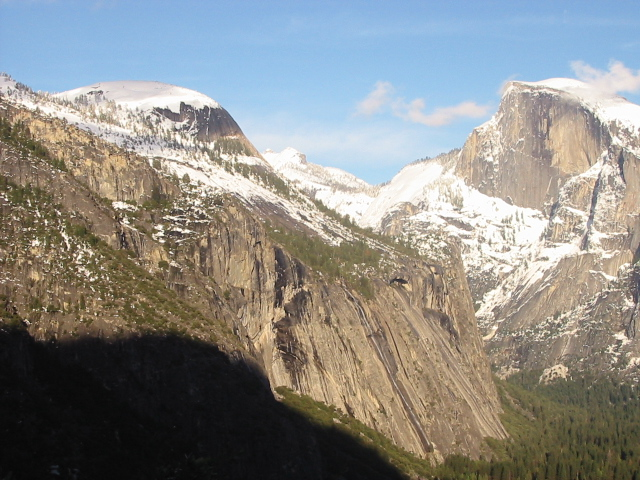
#> input picture P3/imagenes/Yosemite1.jpg, 640 x 480 px
$ python practica3.py   (older library calls are emulated)
#> lines starting #> are read from the running program, lines starting #| are printed output that depends on the picture
#> in read_image, `img = cv2.imread(file_name, depth)`:
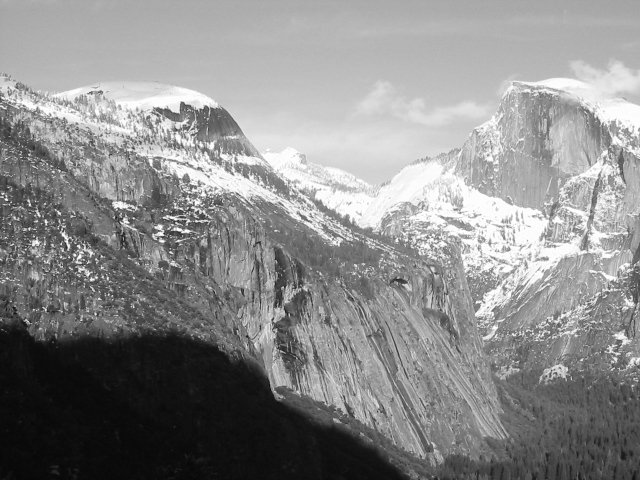
#> img: shape (480, 640); min 6, max 255, mean 138.9
# -*- coding: utf-8 -*-

import numpy as np
import matplotlib.pyplot as plt
import cv2

###############################################################################
# 							Funciones auxiliares                              #
###############################################################################

def read_image(file_name, depth):
    """
    Funcion que carga una imagen con la profundidad especificada

    Args:
        file_name: Nombre de la imagen a cargar
        depth: Profundiad (1 color, 0 ByN)
    Return:
        Devuelve una imagen en float64
    """
    # Cargar imagen
    img = cv2.imread(file_name, depth)

    # Transformar imagen a float64
    img = transform_img_float32(img)
#> in read_image, img is the input picture: shape (480, 640, 3); mean B, G, R 135.4, 139.3, 139.5

    return img


def transform_img_float32(img):
    """
    Funcion que pasa una imagen a float32.

    Args:
        img: Imagen a transformar
    Return:
        Devuelve una imagen en float64
    """

    # Copiar la imagen y convertirla a float32
    transformed = np.copy(img)
    transformed = transformed.astype(np.float32)

    return transformed


# [51 lines left out: functions transform_img_uint8, transform_img_uint8_RGB, not called in this run]


def apply_kernel(img, kx, ky):
    """
    Funcion que aplica un kernel separable sobre una imagen, realizando una
    convolucion

    Args:
        img: Imagen sobre la que aplicar el filtro
        kx: Kernel en el eje X
        ky: Kernel en el eje Y
    Return:
        Devuelve una imagen filtrada
    """
    # Hacer el flip a los kernels para aplicarlos como una convolucion
    kx_flip = np.flip(kx)
    ky_flip = np.flip(ky)

    # Realizar la convolucion
    conv_x = cv2.filter2D(img, -1, kx_flip.T)
    conv = cv2.filter2D(conv_x, -1, ky_flip)

    return conv


def gaussian_kernel(img, ksize, sigma):
    """
    Funcion que aplica un kernel Gaussiano sobre una imagen.

    Args:
        img: Imagen sobre la que aplicar el kernel
        ksize: Tamaño del kernel
        sigma: Valor de sigma
    Return:
        Devuelve una imagen sobre la que se ha aplicado un kernel Gaussiano
    """
    # Obtener un kernel para cada eje
    kernel_x = cv2.getGaussianKernel(ksize, sigma)
    kernel_y = cv2.getGaussianKernel(ksize, sigma)

    # Aplicar kernel Gaussiano
    gauss = apply_kernel(img, kernel_x, kernel_y)

    return gauss


def derivative_kernel(img, ksize, dx, dy):
    """
    Funcion que aplica un kernel de derivadas a una imagen.

    Args:
        img: Imagen sobre la que aplicar el kernel.
        ksize: Tamaño del kernel
        dx: Numero de derivadas que aplicar sobre el eje X.
        dy: Numero de derivadas que aplicar sobre el eje Y.
    Return:
        Devuelve una imagen sobre la que se ha aplicado el filtro de derivadas.
    """
    # Obtener los kernels que aplicar a cada eje (es descomponible porque es
    # el kernel de Sobel)
    kx, ky = cv2.getDerivKernels(dx, dy, ksize, normalize=True)

    # Aplicar los kernels sobre la imagen
    der = apply_kernel(img, kx, ky)

    return der


# [16 lines left out: function visualize_image, not called in this run]


def non_max_supression(img, block_size):
    """
    Funcion que realiza la supresion de no maximos dada una imagen de entrada

    Args:
        img: Imagen sobre la que realizar la supresion de no maximos
        block_size: Tamaño del bloque
    Return:
        Devuelve una nueva imagen sobre la que se han suprimido los maximos
    """
    # Crear imagen inicial para la supresion de maximos (inicializada a 0)
    supressed_img = np.zeros_like(img)

    region_range = block_size // 2

    # Para cada pixel, aplicar una caja 3x3 para determinar el maximo local
    for i,j in np.ndindex(img.shape):
        # Obtener la region 3x3 (se consideran los bordes para que la caja
        # tenga el tamaño adecuado, sin salirse)
        region = img[max(i-region_range, 0):i+region_range+1, max(j-region_range, 0):j+region_range+1]

        # Obtener el valor actual y el maximo de la region
        current_val = img[i, j]
        max_val = np.max(region)

        # Si el valor actual es igual al maximo, copiarlo en la imagen
        # de supresion de no maximos
        if max_val == current_val:
            supressed_img[i, j] = current_val

    return supressed_img


###############################################################################
#                   Apartado 1: Deteccion de puntos de Harris                 #
###############################################################################

def compute_gaussian_pyramid(img, n_octaves):
    """
    Funcion que permite calcular una piramide Gaussiana de n_octaves escalas

    Args:
        img: Imagen de la que extraer la piramide
        n_octaves: Numero de octavas que tiene que tener la piramide
    Return:
        Devuleve la piramide Gaussiana de la imagen de entrada
    """
    # Crear lista que contendra la piramide Gaussiana
    # Inicialmente contiene la imagen de entrada (el nivel mas bajo)
    gauss_pyr = [img]

    # Obtener piramide
    for i in range(1, n_octaves):
        gauss_pyr.append(cv2.pyrDown(gauss_pyr[i-1]))

    return gauss_pyr


def compute_derivative_pyramids(img, ksize_der, n_octaves, sigma=4.5):
    """
    Funcion que calcula las piramides Gaussianas de las derivadas en los
    ejes X e Y dada una imagen de entrada. La imagen de entrada ese alisada
    inicialmente con un filtro Gaussiano de sigma 4.5

    Args:
        img: Imagen de la que extraer las piramides de las derivadas
        ksize_der: Tamaño del kernel de la derivada
        n_octaves: Numero de imagenes que compondran las piramides
        sigma: Sigma del alisamiento Gaussiano (default: 4.5)
    Return:
        Devuelve dos listas, una para la piramide de las derivadas en el eje
        X y otra para la piramide de las derivadas en el eje Y
    """
    # Aplicar alisamiento Gaussiano
    smooth = gaussian_kernel(img, int(3*sigma) * 2 + 1, sigma)

    # Calcular derivadas
    dx = derivative_kernel(smooth, ksize_der, 1, 0)
    dy = derivative_kernel(smooth, ksize_der, 0, 1)

    # Añadir derivadas a las correspondiendtes listas
    dx_pyr = [dx]
    dy_pyr = [dy]

    # Crear piramide
    for i in range(1, n_octaves):
        dx_pyr.append(cv2.pyrDown(dx_pyr[i-1]))
        dy_pyr.append(cv2.pyrDown(dy_pyr[i-1]))

    return dx_pyr, dy_pyr


def compute_points_of_interest(img, block_size, ksize):
    """
    Funcion que calucla los puntos de interes dada una imagen de entrada.
    Dichos puntos de interes son calculados mediante el operador de Harris.

    Args:
        img: Imagen de la que sacar los puntos de interes
        block_size: Tamaño del bloque que se va a tener en cuenta a la hora de
                    calcular los valores singulares.
        ksize: Tamaño del operador de Sobel
    Return:
        Devuelve una imagen del mismo tamaño que la entrada que contiene los
        puntos de interes calculados con el operador de Harris
    """
    # Obtener valores singulares y vectores asociados
    sv_vectors = cv2.cornerEigenValsAndVecs(img, block_size, ksize)

    # Quedarse solo con los valores singulares
    # Los valores singulares son los dos primeros valores de la matriz
    sv = sv_vectors[:, :, :2]

    # Calcular valor de cada píxel como \frac{lamb1 * lamb2}{lamb1 + lamb2}
    # Ahí donde el denominador sea 0, se pone un 0, para evitar que se calcule
    # un infinito
    prod_vals = np.prod(sv, axis=2)
    sum_vals = np.sum(sv, axis=2)
    points_interest = np.divide(prod_vals,
        sum_vals,
        out=np.zeros_like(img),
        where=sum_vals!=0.0
    )

    return points_interest


def threshold_points_of_interest(points, threshold):
    """
    Funcion que aplica un umbral sobre una imagen, poniendo los pixels por
    debajo del umbral a 0

    Args:
        points: Puntos/Imagen sobre la que aplicar la umbralizacion
        threshold: Valor umbral
    Return:
        Devuelve una imagen en la que los valores por debajo del umbral han
        sido puestos a 0
    """
    points[points < threshold] = 0.0


def compute_orientation(dx_grad, dy_grad):
    """
    Funcion que calcula la orientacion del gradiente de una serie de puntos

    Args:
        dx_grad: Derivadas en el eje X
        dy_grad: Derivadas en el eje Y
    Return:
        Devuelve un array en el que estan las orientaciones de todos los
        pares de gradientes de dx_grad y dy_grad. Las orientaciones estan
        en grados, y se encuentran en el rango [0, 360)
    """
    # Obtener vectores u y sus normas
    u = np.concatenate([dx_grad.reshape(-1,1), dy_grad.reshape(-1,1)], axis=1)
    u_norm = np.linalg.norm(u, axis=1)

    # Calcular vectores [cos \theta, sen \theta]
    vec_cos_sen = u / u_norm.reshape(-1, 1)
    cos_vals = vec_cos_sen[:, 0]
    sen_vals = vec_cos_sen[:, 1]

    # Calcular sen/cos arreglando posibles errores como 0/0 y x/0
    # Se arreglan los errores poniendolos a 0.0
    orientations = np.divide(sen_vals,
        cos_vals,
        out=np.zeros_like(sen_vals),
        where=cos_vals!=0.0
    )

    # Obtener \theta usando arcotangente (resultado en radianes
    # entre [-pi/2, pi/2])
    orientations_rad = np.arctan(orientations)

    # Obtener angulos y arreglarlos (sumar 180º en caso de que cos < 0
    # y pasarlos al rango [0, 360], eliminando negativos)
    orientations_degrees = np.degrees(orientations_rad)
    orientations_degrees[cos_vals < 0.0] += 180.0
    orientations_degrees[orientations_degrees < 0.0] += 360.0

    return orientations_degrees


def harris_corner_detection(img, block_size, window_size, ksize_der,
                            n_octaves, threshold=10.0):
    """
    Funcion que detecta los puntos de Harris de una imagen a distintas
    escaslas.

    Args:
        img: Imagen de la que se quieren extraer los puntos de Harris
        block_size: Tamaño del bloque que se va a tener en cuenta a la hora de
                    calcular los valores singulares.
        window_size: Tamaño de la ventana al realizar la supresion de no
                     maximos
        ksize_der: Tamaño del operador de Sobel (utilizado en el calculo
                   de los valores singulares)
        n_octaves: Numero de octavas/escalas de la imagen de la que sacar
                   puntos
        threshold: Umbral utilizado para eliminar todos los valores inferiores
                   a este.
    Return:
        Devuelve dos listas: una que contiene los keypoints extraidos y otra
        que contiene los keypoints corregidos
    """
#> called with block_size = 5, window_size = 3, ksize_der = 3, n_octaves = 5, threshold = 10
    # Obtener piramide gaussiana de la imagen
    img_pyr = compute_gaussian_pyramid(img, n_octaves)
#> after the loop in compute_gaussian_pyramid, `for i in range(1, n_octaves):`: gauss_pyr = 5 items
#> img_pyr = 5 items

    # Obtener piramides de las derivadas
    dx_pyr, dy_pyr = compute_derivative_pyramids(img, ksize_der, n_octaves)
#> in gaussian_kernel, `kernel_x = cv2.getGaussianKernel(ksize, sigma)`: kernel_x = 27 values, max 0.0889 at index 13, min 0.00137 at index 0, mean 0.037
#> in gaussian_kernel, `kernel_y = cv2.getGaussianKernel(ksize, sigma)`: kernel_y has the same summary as kernel_x
#> in apply_kernel, `kx_flip = np.flip(kx)`: kx_flip has the same summary as kernel_x in gaussian_kernel
#> in apply_kernel, `ky_flip = np.flip(ky)`: ky_flip has the same summary as kernel_x in gaussian_kernel
#> in apply_kernel, `conv = cv2.filter2D(conv_x, -1, ky_flip)`:
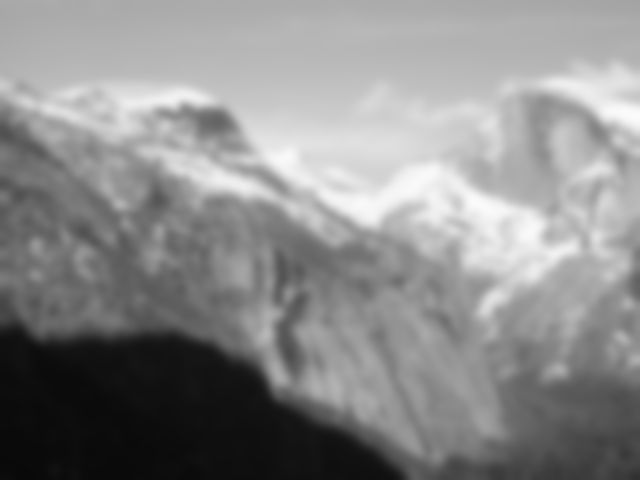
#> conv: shape (480, 640) float32; min 9.22, max 251.5, mean 138.9
#> in derivative_kernel, `kx, ky = cv2.getDerivKernels(dx, dy, ksize, normalize=True)`: kx = [-0.5, 0, 0.5]; ky = [0.25, 0.5, 0.25]
#> in apply_kernel (call 2), `kx_flip = np.flip(kx)`: kx_flip = [0.5, 0, -0.5]
#> in apply_kernel (call 2), `ky_flip = np.flip(ky)`: ky_flip = [0.25, 0.5, 0.25]
#> in apply_kernel (call 2), `conv_x = cv2.filter2D(img, -1, kx_flip.T)`:
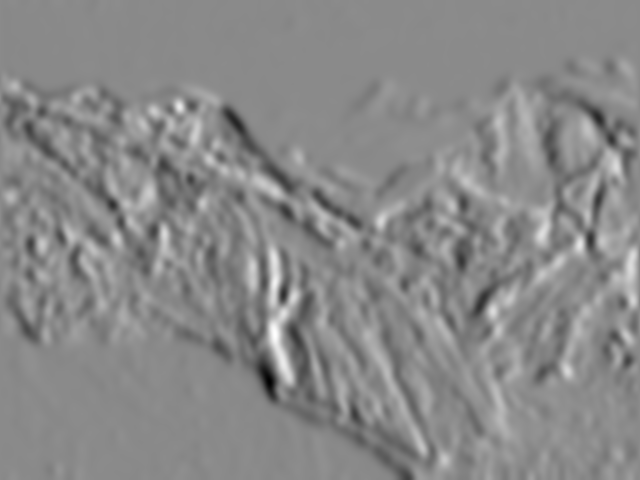
#> conv_x: shape (480, 640) float32; min -10.24, max 8.63, mean -0.0949; drawn with min black and max white
#> in apply_kernel (call 3), `ky_flip = np.flip(ky)`: ky_flip = [0.5, 0, -0.5]
#> in apply_kernel (call 3), `conv = cv2.filter2D(conv_x, -1, ky_flip)`:
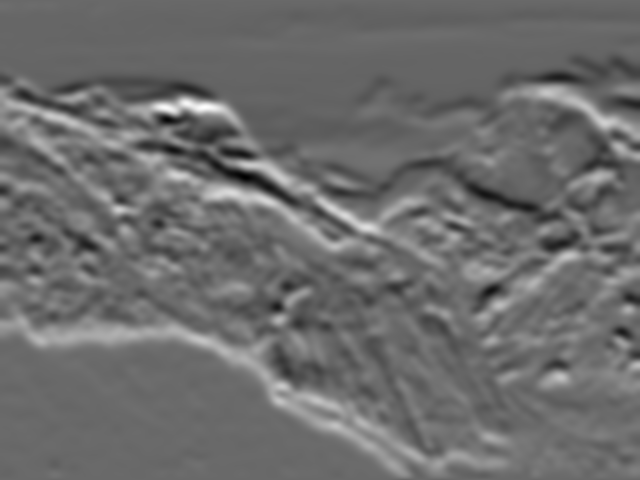
#> conv: shape (480, 640) float32; min -7.82, max 11.14, mean 0.285; drawn with min black and max white
#> after the loop in compute_derivative_pyramids, `for i in range(1, n_octaves):`: dx_pyr = 5 items
#> dx_pyr = 5 items; dy_pyr = 5 items

    # Lista de keypoints y keypoints corregidos
    keypoints = []
    corrected_keypoints = []

    for i in range(n_octaves):
        # Obtener puntos de interes de la escala
        points_interest = compute_points_of_interest(img_pyr[i],
            block_size,
            ksize_der
        )

        # Aplicar umbralizacion
        threshold_points_of_interest(points_interest, threshold)

        # Aplicar supresion de no maximos
        points_interest = non_max_supression(points_interest, window_size)

        # Obtener valores mayores que 0.0 (aquellos que no han sido eliminados)
        points_idx = np.where(points_interest > 0.0)

        # Calcular escala del KeyPoint
        # Hace falta incrementar el valor de i en 1 porque se empieza en 0
        scale = (i+1) * block_size

        # Obtener las derivadas correspondientes a los puntos no eliminados
        dx_grad = dx_pyr[i][points_idx]
        dy_grad = dy_pyr[i][points_idx]

        # Calcular orientaciones de los puntos no eliminados
        orientations = compute_orientation(dx_grad, dy_grad)

        # Lista que contiene los keypoints de la octava/escala
        # Se corrigen las coordenadas segun la escala
        keypoints_octave = [cv2.KeyPoint(x*2**i, y*2**i, scale, o)
                            for y, x, o in zip(*points_idx, orientations)]

        # Unir las coordenadas de forma que sean n vectores [x,y] formando una
        # matriz
        points_x = points_idx[0].reshape(-1,1)
        points_y = points_idx[1].reshape(-1,1)
        points = np.concatenate([points_x, points_y], axis=1)

        # Establecer criterio de parada
        # Se parará o bien a las 15 iteraciones o cuando epsilon sea menor a 0.01
        criteria = (cv2.TERM_CRITERIA_EPS + cv2.TERM_CRITERIA_MAX_ITER, 15, 0.01)

        # Corregir keypoints
        points = cv2.cornerSubPix(img_pyr[i],
            points.astype(np.float32),
            (3,3),
            (-1,-1),
            criteria
        )

        # Redondear, cambiar x por y y viceversa (OpenCV carga las imagenes
        # invirtiendo los ejes) y transformar coordenada a la de la imagen original
        points = np.round(points)
        points = np.flip(points, axis=1)
        points *= 2**i

        # Guardar keypoints y keypoints corregidos
        keypoints.append(keypoints_octave)
        corrected_keypoints.append(points)
#> this loop made 1 pass
#> points_idx on pass 1: 4995 positions, rows 59 to 479, columns 0 to 639
#> pass 1, in compute_points_of_interest, `prod_vals = np.prod(sv, axis=2)`:
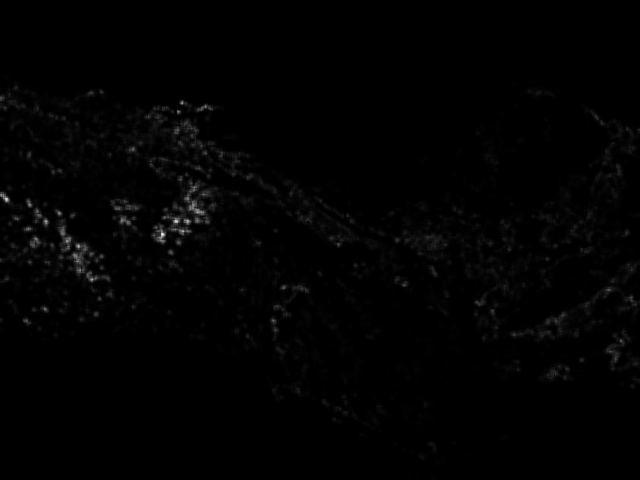
#> prod_vals: shape (480, 640) float32; min 0.006, max 39954292, mean 375011.7; drawn with min black and max white
#> pass 1, in compute_points_of_interest, `sum_vals = np.sum(sv, axis=2)`:
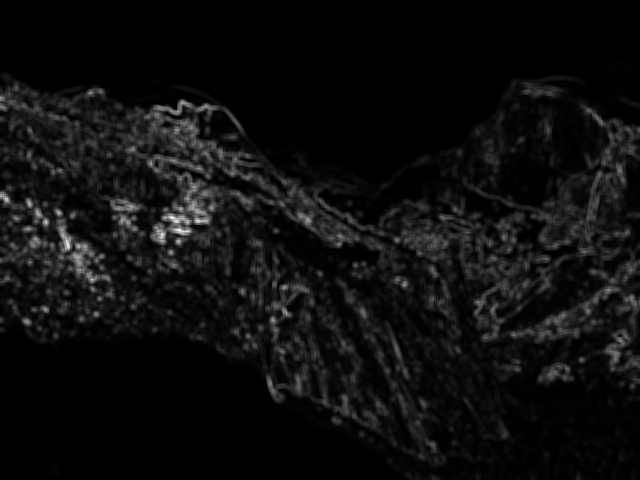
#> sum_vals: shape (480, 640) float32; min 0.16, max 14923.3, mean 836.7; drawn with min black and max white
#> pass 1, in compute_points_of_interest, `points_interest = np.divide(prod_vals, sum_vals, out=np.zeros_like(img..`:
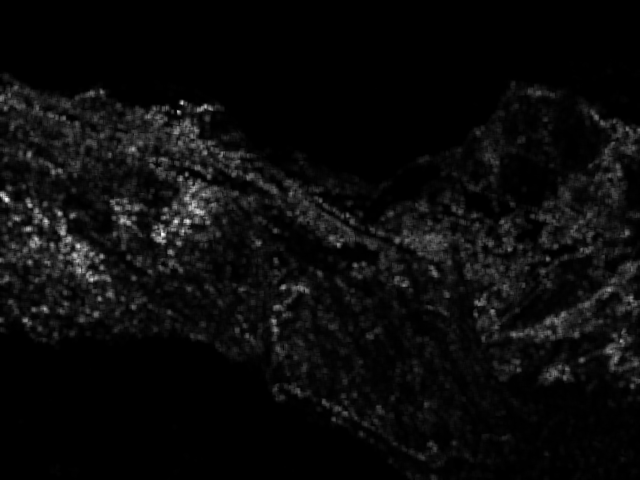
#> points_interest: shape (480, 640) float32; min 0.0375, max 2995.9, mean 136.1; drawn with min black and max white
#> after the loop, corrected_keypoints = []; keypoints = []

    return keypoints, corrected_keypoints


# [468 lines left out: functions compute_number_keypoints, draw_all_keypoints, draw_keypoints_octave, compare_keypoints_orig_corrected, compute_akaze_keypoints_descriptors, brute_force_crosscheck_matcher and 6 more, not called in this run]


###############################################################################
###############################################################################
# Inicializar semilla aleatoria
np.random.seed(1)

################################################################################
# Apartado 1

# Cargar imagen de Yosemite
yosemite = read_image('imagenes/Yosemite1.jpg', 0)
yosemite_color = read_image('imagenes/Yosemite1.jpg', 1)

# Caso base
#> (the run stopped early here; a loop or call above may not have finished)

$ run again, with P3/imagenes/yosemite3.jpg copied over P3/imagenes/Yosemite1.jpg
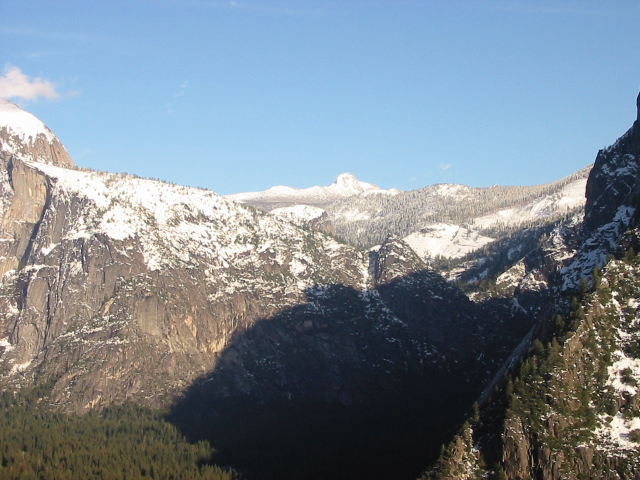
#> input picture P3/imagenes/yosemite3.jpg, 640 x 480 px
#> in read_image, img is the input picture: shape (480, 640, 3); mean B, G, R 145.3, 135.4, 123.3
#> transformed: shape (480, 640, 3) float32
#> after the loop in compute_gaussian_pyramid, `for i in range(1, n_octaves):`: gauss_pyr = 5 items
#> kernel_x = 27 values, max 0.0889 at index 13, min 0.00137 at index 0, mean 0.037
#> kernel_y has the same summary as kernel_x
#> kx_flip has the same summary as kernel_x in gaussian_kernel
#> ky_flip has the same summary as kernel_x in gaussian_kernel
#> kx = [-0.5, 0, 0.5]; ky = [0.25, 0.5, 0.25]
#> ky_flip = [0.5, 0, -0.5]
#> in apply_kernel (call 3), `conv = cv2.filter2D(conv_x, -1, ky_flip)`:
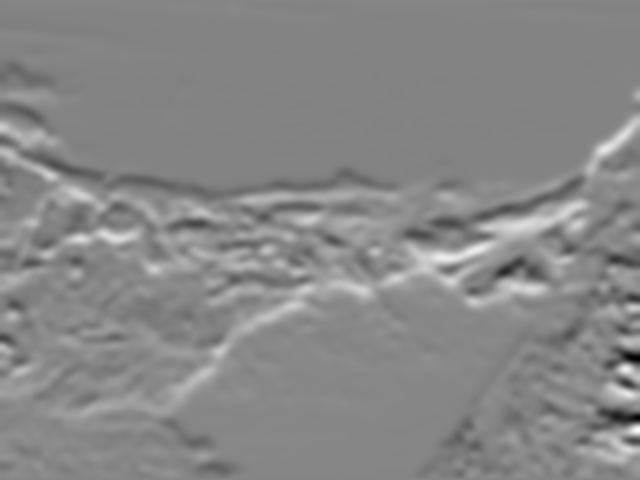
#> conv: shape (480, 640) float32; min -13.59, max 12.38, mean 0.236; drawn with min black and max white
#> after the loop in compute_derivative_pyramids, `for i in range(1, n_octaves):`: dx_pyr = 5 items
#> the loop in harris_corner_detection, `for i in range(n_octaves):` made 1 pass
#> points_idx on pass 1: 4206 positions, rows 0 to 479, columns 0 to 639
#> pass 1, in compute_points_of_interest, `points_interest = np.divide(prod_vals, sum_vals, out=np.zeros_like(img..`:
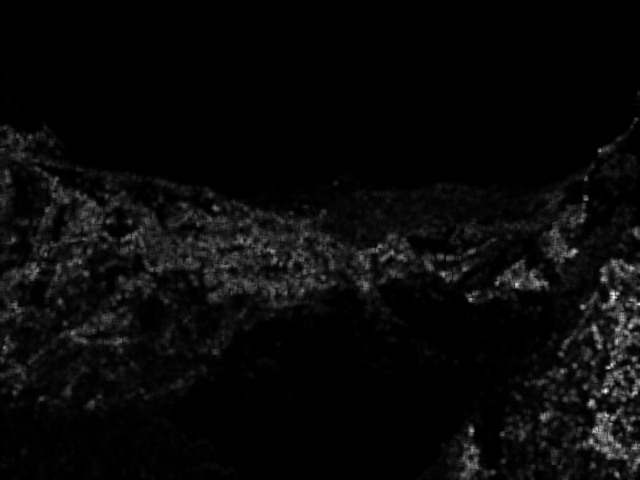
#> points_interest: shape (480, 640) float32; min 0.021, max 3632.6, mean 131.3; drawn with min black and max white
#> after the loop in harris_corner_detection, `for i in range(n_octaves):`: corrected_keypoints = []
